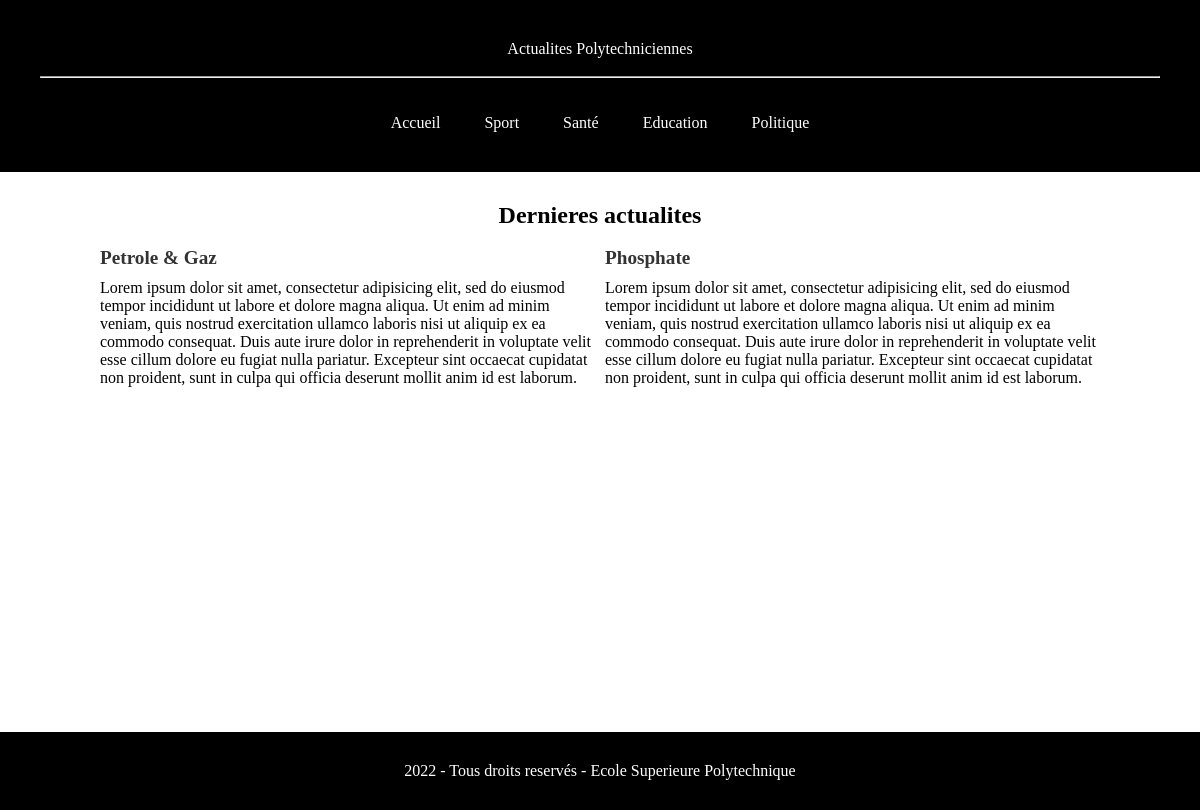
Screenshot of /politique.php with the database file from the repository.
### tables this page shows
CREATE TABLE Article(
	id int primary key auto_increment,
	titre varchar(255),
	contenu text,
	dateCreation datetime DEFAULT NOW(),
	dateModification datetime DEFAULT NOW(),
	categorie int
);

### article_politique.php (called while the page is built, shortened)
<?php
try {
  $pdo = new PDO(
    "mysql:host=" . DB_HOST . ";charset=" . DB_CHARSET . ";dbname=" . DB_NAME,
    DB_USER, DB_PASSWORD, [
      PDO::ATTR_ERRMODE => PDO::ERRMODE_EXCEPTION,
      PDO::ATTR_DEFAULT_FETCH_MODE => PDO::FETCH_NAMED
    ]
  );
} catch (Exception $ex) { exit($ex->getMessage()); }
$stmt = $pdo->prepare("SELECT * FROM `Article` where categorie = 4");
$stmt->execute();
$Article = $stmt->fetchAll();

### politique.php (the view, shortened to what this page needs)
<html>
    <head>
        <link rel="stylesheet" type="text/css" href="stylesheets/css/style.css">
    </head>
    <body>
        <header>
            <div class="conteneur">
                <div class="logo">
                        <a href="" title="ESP_News">Actualites Polytechniciennes</a><br><br>
                </div><hr><br><br>
                <nav>
                    <a href="index.php">Accueil</a>
                    <a href="sport.php">Sport</a>
                    <a href="sante.php">Santé</a>
                    <a href="education.php">Education</a>
                    <a href="politique.php">Politique</a>
                </nav>
            </div>
        </header>
        <section class="container">
        <h1 style="text-align:center">Dernieres actualites</h1><br>
        <div id="news"><?php
            require "article_politique.php";
            foreach ($Article as $art) { ?>
            <div class="news-wrap" data-id="<?=$art["id"]?>">
                <div class="news-title"><?=$art["titre"]?></div>
                <div class="news-desc"><?=$art["contenu"]?></div>
            </div>
            <?php }
            ?></div>
        </section>
        <footer>
        <div class="conteneur">
                <?php echo date('Y'); ?> - Tous droits reservés - Ecole Superieure Polytechnique
            </div>
        </footer>
    </body>
</html>

### stylesheets/css/style.css (style rules this page uses)
* { margin: 0; }
a { text-decoration: none; color: #000; }
.conteneur { margin: 0 auto; max: 1170px; }
header { background: #000000; padding: 40px; text-align: center; }
header nav { display: inline; justify-content: space-between; }
header a { color: #ffffff; text-decoration: none; padding: 20px; }
section { padding: 30px; min-height: 500px; }
footer { background: #000; color: white; text-align: center; padding: 30px 0; }
#news { max-width: 1000px; margin: 0 auto; display: grid; grid-gap: 10px; grid-template-columns: auto auto; }
#news .news-title { font-weight: bold; font-size: 1.2em; color: #333; }
#news .news-desc { margin-top: 10px; color: black; }

### rows the page displays
article: titre "Petrole & Gaz", contenu "Lorem ipsum dolor sit amet, consectetur adipisicing elit, sed do eiusmod tempor incididunt ut labore et dolore magna aliqua. Ut enim ad minim veniam, quis nostrud exercitation ullamco laboris nisi ut aliquip ex ea commodo consequat. Duis aute irure dolor in reprehenderit in voluptate velit esse cillum dolore eu fugiat nulla pariatur. Excepteur sint occaecat cupidatat non proident, sunt in culpa qui officia deserunt mollit anim id est laborum."
article: titre "Phosphate", contenu "Lorem ipsum dolor sit amet, consectetur adipisicing elit, sed do eiusmod tempor incididunt ut labore et dolore magna aliqua. Ut enim ad minim veniam, quis nostrud exercitation ullamco laboris nisi ut aliquip ex ea commodo consequat. Duis aute irure dolor in reprehenderit in voluptate velit esse cillum dolore eu fugiat nulla pariatur. Excepteur sint occaecat cupidatat non proident, sunt in culpa qui officia deserunt mollit anim id est laborum."
